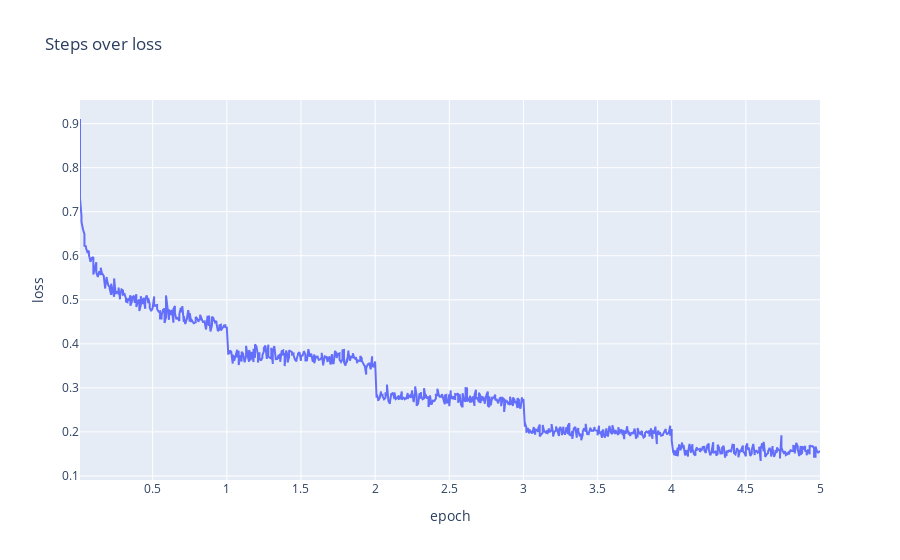

The notebook cell this image was saved under:
### Code cell
history.plot(x="step", y="loss", backend="plotly", title="Steps over loss")

### Figure 1 — Plotly figure (JSON) as saved in the notebook; plotly's stock layout.template omitted (floating-point values rounded to 4 significant figures; data arrays with more than 128 entries replaced by an {"elided": "..."} marker saying what was removed)
{"data": [{"hovertemplate": "epoch=%{x}<br>loss=%{y}<extra></extra>", "legendgroup": "", "line": {"color": "#636efa", "dash": "solid"}, "mode": "lines", "name": "", "orientation": "v", "showlegend": false, "type": "scatter", "x": {"elided": "827 float values"}, "xaxis": "x", "y": {"elided": "827 float values"}, "yaxis": "y"}], "layout": {"autosize": true, "legend": {"tracegroupgap": 0}, "title": {"text": "Steps over loss"}, "xaxis": {"anchor": "y", "autorange": true, "domain": [0, 1], "range": [0.01, 5], "title": {"text": "epoch"}, "type": "linear"}, "yaxis": {"anchor": "x", "autorange": true, "domain": [0, 1], "range": [0.09086, 0.9537], "title": {"text": "loss"}, "type": "linear"}}}
